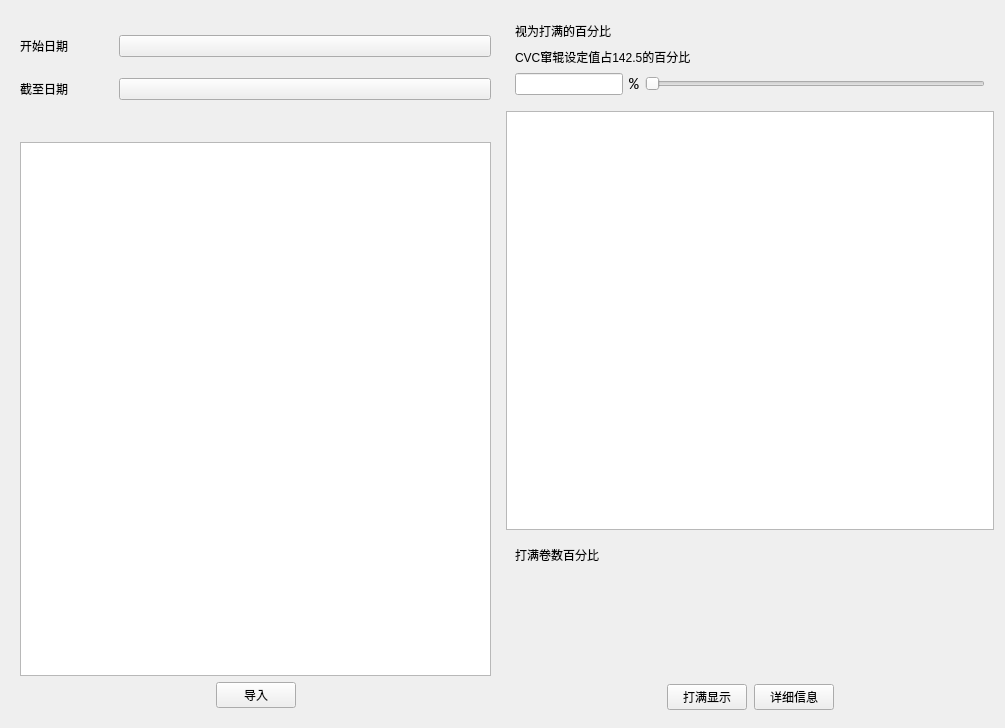
<?xml version="1.0" encoding="UTF-8"?>
<ui version="4.0">
 <class>CVCEvaluate</class>
 <widget class="QWidget" name="CVCEvaluate">
  <property name="geometry">
   <rect>
    <x>0</x>
    <y>0</y>
    <width>1005</width>
    <height>728</height>
   </rect>
  </property>
  <property name="windowTitle">
   <string>CVC辊形评价</string>
  </property>
  <layout class="QHBoxLayout" name="horizontalLayout">
   <item>
    <widget class="CardWidget" name="CardWidget">
     <layout class="QVBoxLayout" name="verticalLayout" stretch="2,13">
      <property name="spacing">
       <number>7</number>
      </property>
      <property name="leftMargin">
       <number>0</number>
      </property>
      <property name="topMargin">
       <number>0</number>
      </property>
      <property name="rightMargin">
       <number>0</number>
      </property>
      <property name="bottomMargin">
       <number>0</number>
      </property>
      <item>
       <widget class="CardWidget" name="CardWidget_3">
        <property name="minimumSize">
         <size>
          <width>0</width>
          <height>115</height>
         </size>
        </property>
        <layout class="QGridLayout" name="gridLayout" rowstretch="0,0" columnstretch="1,4">
         <item row="0" column="0">
          <widget class="CaptionLabel" name="CaptionLabel">
           <property name="font">
            <font>
             <pointsize>9</pointsize>
             <weight>50</weight>
             <bold>false</bold>
            </font>
           </property>
           <property name="text">
            <string>开始日期</string>
           </property>
          </widget>
         </item>
         <item row="0" column="1">
          <widget class="CalendarPicker" name="CalendarPicker"/>
         </item>
         <item row="1" column="0">
          <widget class="CaptionLabel" name="CaptionLabel_2">
           <property name="font">
            <font>
             <pointsize>9</pointsize>
             <weight>50</weight>
             <bold>false</bold>
            </font>
           </property>
           <property name="text">
            <string>截至日期</string>
           </property>
          </widget>
         </item>
         <item row="1" column="1">
          <widget class="CalendarPicker" name="CalendarPicker_2"/>
         </item>
        </layout>
       </widget>
      </item>
      <item>
       <widget class="CardWidget" name="CardWidget_4">
        <layout class="QGridLayout" name="gridLayout_2">
         <item row="1" column="0">
          <spacer name="horizontalSpacer">
           <property name="orientation">
            <enum>Qt::Horizontal</enum>
           </property>
           <property name="sizeHint" stdset="0">
            <size>
             <width>133</width>
             <height>20</height>
            </size>
           </property>
          </spacer>
         </item>
         <item row="1" column="1">
          <widget class="PrimaryPushButton" name="importPushButtonCVC">
           <property name="sizePolicy">
            <sizepolicy hsizetype="Fixed" vsizetype="Fixed">
             <horstretch>0</horstretch>
             <verstretch>0</verstretch>
            </sizepolicy>
           </property>
           <property name="text">
            <string>导入</string>
           </property>
          </widget>
         </item>
         <item row="0" column="0" colspan="3">
          <widget class="TableView" name="preViewTableCVC"/>
         </item>
         <item row="1" column="2">
          <spacer name="horizontalSpacer_2">
           <property name="orientation">
            <enum>Qt::Horizontal</enum>
           </property>
           <property name="sizeHint" stdset="0">
            <size>
             <width>132</width>
             <height>20</height>
            </size>
           </property>
          </spacer>
         </item>
        </layout>
       </widget>
      </item>
     </layout>
    </widget>
   </item>
   <item>
    <widget class="CardWidget" name="CardWidget_2">
     <layout class="QVBoxLayout" name="verticalLayout_2" stretch="2,9,3,1">
      <property name="spacing">
       <number>7</number>
      </property>
      <property name="leftMargin">
       <number>0</number>
      </property>
      <property name="topMargin">
       <number>0</number>
      </property>
      <property name="rightMargin">
       <number>0</number>
      </property>
      <property name="bottomMargin">
       <number>7</number>
      </property>
      <item>
       <widget class="CardWidget" name="CardWidget_5">
        <layout class="QGridLayout" name="gridLayout_3" columnstretch="0,0,0">
         <item row="2" column="2">
          <widget class="Slider" name="SliderCVC">
           <property name="sizePolicy">
            <sizepolicy hsizetype="Expanding" vsizetype="Fixed">
             <horstretch>0</horstretch>
             <verstretch>0</verstretch>
            </sizepolicy>
           </property>
           <property name="orientation">
            <enum>Qt::Horizontal</enum>
           </property>
          </widget>
         </item>
         <item row="1" column="0" colspan="3">
          <widget class="CaptionLabel" name="CaptionLabel_3">
           <property name="text">
            <string>CVC窜辊设定值占142.5的百分比</string>
           </property>
          </widget>
         </item>
         <item row="0" column="0" colspan="3">
          <widget class="SubtitleLabel" name="SubtitleLabel">
           <property name="text">
            <string>视为打满的百分比</string>
           </property>
           <property name="alignment">
            <set>Qt::AlignLeading|Qt::AlignLeft|Qt::AlignVCenter</set>
           </property>
          </widget>
         </item>
         <item row="2" column="0">
          <widget class="LineEdit" name="LineEditCVC">
           <property name="sizePolicy">
            <sizepolicy hsizetype="Maximum" vsizetype="Fixed">
             <horstretch>0</horstretch>
             <verstretch>0</verstretch>
            </sizepolicy>
           </property>
          </widget>
         </item>
         <item row="2" column="1">
          <widget class="CaptionLabel" name="CaptionLabel_4">
           <property name="font">
            <font>
             <family>Consolas</family>
             <pointsize>12</pointsize>
             <weight>50</weight>
             <bold>false</bold>
            </font>
           </property>
           <property name="text">
            <string>%</string>
           </property>
          </widget>
         </item>
        </layout>
       </widget>
      </item>
      <item>
       <widget class="CardWidget" name="CardWidget_7">
        <layout class="QGridLayout" name="gridLayout_4">
         <property name="leftMargin">
          <number>0</number>
         </property>
         <property name="topMargin">
          <number>0</number>
         </property>
         <property name="rightMargin">
          <number>0</number>
         </property>
         <property name="bottomMargin">
          <number>0</number>
         </property>
         <item row="0" column="0">
          <widget class="TableView" name="highValueTableCVC"/>
         </item>
        </layout>
       </widget>
      </item>
      <item>
       <widget class="CardWidget" name="CardWidget_6">
        <layout class="QGridLayout" name="gridLayout_5">
         <item row="0" column="0">
          <widget class="SubtitleLabel" name="SubtitleLabel_4">
           <property name="text">
            <string>打满卷数百分比</string>
           </property>
           <property name="alignment">
            <set>Qt::AlignLeading|Qt::AlignLeft|Qt::AlignTop</set>
           </property>
          </widget>
         </item>
         <item row="1" column="0" colspan="2">
          <widget class="CaptionLabel" name="SpecificLabelCVC">
           <property name="font">
            <font>
             <pointsize>12</pointsize>
             <weight>50</weight>
             <bold>false</bold>
            </font>
           </property>
           <property name="text">
            <string/>
           </property>
           <property name="alignment">
            <set>Qt::AlignLeading|Qt::AlignLeft|Qt::AlignTop</set>
           </property>
          </widget>
         </item>
         <item row="0" column="1">
          <widget class="SubtitleLabel" name="PercentLabelCVC">
           <property name="text">
            <string/>
           </property>
           <property name="alignment">
            <set>Qt::AlignLeading|Qt::AlignLeft|Qt::AlignTop</set>
           </property>
          </widget>
         </item>
        </layout>
       </widget>
      </item>
      <item>
       <layout class="QHBoxLayout" name="horizontalLayout_2">
        <item>
         <spacer name="horizontalSpacer_3">
          <property name="orientation">
           <enum>Qt::Horizontal</enum>
          </property>
          <property name="sizeHint" stdset="0">
           <size>
            <width>129</width>
            <height>20</height>
           </size>
          </property>
         </spacer>
        </item>
        <item>
         <widget class="PrimaryPushButton" name="displayPushButtonCVC">
          <property name="text">
           <string>打满显示</string>
          </property>
         </widget>
        </item>
        <item>
         <widget class="PrimaryPushButton" name="moreInfoPushButtonCVC">
          <property name="text">
           <string>详细信息</string>
          </property>
         </widget>
        </item>
        <item>
         <spacer name="horizontalSpacer_4">
          <property name="orientation">
           <enum>Qt::Horizontal</enum>
          </property>
          <property name="sizeHint" stdset="0">
           <size>
            <width>129</width>
            <height>20</height>
           </size>
          </property>
         </spacer>
        </item>
       </layout>
      </item>
     </layout>
    </widget>
   </item>
  </layout>
 </widget>
 <customwidgets>
  <customwidget>
   <class>PushButton</class>
   <extends>QPushButton</extends>
   <header>qfluentwidgets</header>
  </customwidget>
  <customwidget>
   <class>PrimaryPushButton</class>
   <extends>PushButton</extends>
   <header>qfluentwidgets</header>
  </customwidget>
  <customwidget>
   <class>Slider</class>
   <extends>QSlider</extends>
   <header>qfluentwidgets</header>
  </customwidget>
  <customwidget>
   <class>CardWidget</class>
   <extends>QFrame</extends>
   <header>qfluentwidgets</header>
   <container>1</container>
  </customwidget>
  <customwidget>
   <class>CalendarPicker</class>
   <extends>QPushButton</extends>
   <header>qfluentwidgets</header>
  </customwidget>
  <customwidget>
   <class>CaptionLabel</class>
   <extends>QLabel</extends>
   <header>qfluentwidgets</header>
  </customwidget>
  <customwidget>
   <class>SubtitleLabel</class>
   <extends>QLabel</extends>
   <header>qfluentwidgets</header>
  </customwidget>
  <customwidget>
   <class>LineEdit</class>
   <extends>QLineEdit</extends>
   <header>qfluentwidgets</header>
  </customwidget>
  <customwidget>
   <class>TableView</class>
   <extends>QTableView</extends>
   <header>qfluentwidgets</header>
  </customwidget>
 </customwidgets>
 <resources/>
 <connections/>
</ui>
